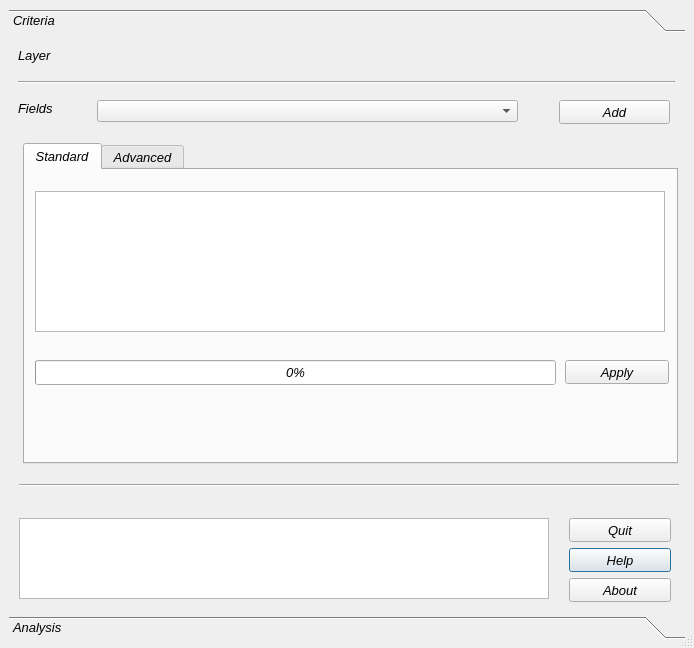
<?xml version="1.0" encoding="UTF-8"?>
<ui version="4.0">
 <class>Dialog</class>
 <widget class="QDialog" name="Dialog">
  <property name="enabled">
   <bool>true</bool>
  </property>
  <property name="geometry">
   <rect>
    <x>0</x>
    <y>0</y>
    <width>694</width>
    <height>648</height>
   </rect>
  </property>
  <property name="maximumSize">
   <size>
    <width>694</width>
    <height>700</height>
   </size>
  </property>
  <property name="font">
   <font>
    <pointsize>6</pointsize>
   </font>
  </property>
  <property name="acceptDrops">
   <bool>true</bool>
  </property>
  <property name="windowTitle">
   <string>geo Promethee</string>
  </property>
  <property name="sizeGripEnabled">
   <bool>true</bool>
  </property>
  <property name="modal">
   <bool>false</bool>
  </property>
  <layout class="QGridLayout" name="gridLayout">
   <property name="sizeConstraint">
    <enum>QLayout::SetDefaultConstraint</enum>
   </property>
   <item row="0" column="0">
    <widget class="QToolBox" name="toolBox">
     <property name="enabled">
      <bool>true</bool>
     </property>
     <property name="font">
      <font>
       <family>MS Shell Dlg 2</family>
       <pointsize>10</pointsize>
       <weight>9</weight>
       <italic>true</italic>
       <bold>false</bold>
      </font>
     </property>
     <property name="cursor">
      <cursorShape>ArrowCursor</cursorShape>
     </property>
     <property name="styleSheet">
      <string notr="true">
font: 75 italic 10pt &quot;MS Shell Dlg 2&quot;;</string>
     </property>
     <property name="frameShape">
      <enum>QFrame::NoFrame</enum>
     </property>
     <property name="frameShadow">
      <enum>QFrame::Plain</enum>
     </property>
     <property name="currentIndex">
      <number>0</number>
     </property>
     <widget class="QWidget" name="EnvironmentaleQTbox">
      <property name="geometry">
       <rect>
        <x>0</x>
        <y>0</y>
        <width>676</width>
        <height>570</height>
       </rect>
      </property>
      <attribute name="label">
       <string>Criteria</string>
      </attribute>
      <widget class="QComboBox" name="EnvlistFieldsCBox">
       <property name="geometry">
        <rect>
         <x>88</x>
         <y>62</y>
         <width>421</width>
         <height>22</height>
        </rect>
       </property>
       <property name="maximumSize">
        <size>
         <width>16777215</width>
         <height>22</height>
        </size>
       </property>
      </widget>
      <widget class="QLabel" name="EnvLbl">
       <property name="geometry">
        <rect>
         <x>9</x>
         <y>9</y>
         <width>51</width>
         <height>16</height>
        </rect>
       </property>
       <property name="text">
        <string>Layer     </string>
       </property>
      </widget>
      <widget class="QLabel" name="EnvMapNameLbl">
       <property name="geometry">
        <rect>
         <x>69</x>
         <y>8</y>
         <width>431</width>
         <height>16</height>
        </rect>
       </property>
       <property name="font">
        <font>
         <family>MS Shell Dlg 2</family>
         <pointsize>10</pointsize>
         <weight>9</weight>
         <italic>true</italic>
         <bold>false</bold>
        </font>
       </property>
       <property name="textFormat">
        <enum>Qt::AutoText</enum>
       </property>
      </widget>
      <widget class="QTextEdit" name="EnvTEdit">
       <property name="geometry">
        <rect>
         <x>10</x>
         <y>480</y>
         <width>530</width>
         <height>81</height>
        </rect>
       </property>
       <property name="sizePolicy">
        <sizepolicy hsizetype="Expanding" vsizetype="Preferred">
         <horstretch>0</horstretch>
         <verstretch>2</verstretch>
        </sizepolicy>
       </property>
      </widget>
      <widget class="QLabel" name="EnvFieldsLbl">
       <property name="geometry">
        <rect>
         <x>9</x>
         <y>62</y>
         <width>34</width>
         <height>16</height>
        </rect>
       </property>
       <property name="text">
        <string>Fields</string>
       </property>
      </widget>
      <widget class="QPushButton" name="SetBtnHelp">
       <property name="geometry">
        <rect>
         <x>560</x>
         <y>510</y>
         <width>102</width>
         <height>24</height>
        </rect>
       </property>
       <property name="sizePolicy">
        <sizepolicy hsizetype="Preferred" vsizetype="Fixed">
         <horstretch>0</horstretch>
         <verstretch>0</verstretch>
        </sizepolicy>
       </property>
       <property name="maximumSize">
        <size>
         <width>110</width>
         <height>16777215</height>
        </size>
       </property>
       <property name="text">
        <string>Help</string>
       </property>
      </widget>
      <widget class="Line" name="line_2">
       <property name="geometry">
        <rect>
         <x>9</x>
         <y>36</y>
         <width>657</width>
         <height>16</height>
        </rect>
       </property>
       <property name="orientation">
        <enum>Qt::Horizontal</enum>
       </property>
      </widget>
      <widget class="Line" name="line_4">
       <property name="geometry">
        <rect>
         <x>10</x>
         <y>440</y>
         <width>660</width>
         <height>15</height>
        </rect>
       </property>
       <property name="orientation">
        <enum>Qt::Horizontal</enum>
       </property>
      </widget>
      <widget class="QTabWidget" name="EnvTabWidget">
       <property name="geometry">
        <rect>
         <x>14</x>
         <y>105</y>
         <width>655</width>
         <height>321</height>
        </rect>
       </property>
       <property name="currentIndex">
        <number>0</number>
       </property>
       <widget class="QWidget" name="tab_5">
        <attribute name="title">
         <string>Standard</string>
        </attribute>
        <widget class="QTableWidget" name="EnvParameterWidget">
         <property name="geometry">
          <rect>
           <x>10</x>
           <y>21</y>
           <width>630</width>
           <height>141</height>
          </rect>
         </property>
         <property name="sizePolicy">
          <sizepolicy hsizetype="Expanding" vsizetype="Expanding">
           <horstretch>0</horstretch>
           <verstretch>0</verstretch>
          </sizepolicy>
         </property>
         <property name="acceptDrops">
          <bool>false</bool>
         </property>
         <property name="autoFillBackground">
          <bool>true</bool>
         </property>
         <property name="dragEnabled">
          <bool>true</bool>
         </property>
         <property name="dragDropMode">
          <enum>QAbstractItemView::DragDrop</enum>
         </property>
         <property name="showGrid">
          <bool>true</bool>
         </property>
         <property name="gridStyle">
          <enum>Qt::DotLine</enum>
         </property>
         <property name="rowCount">
          <number>0</number>
         </property>
         <attribute name="horizontalHeaderCascadingSectionResizes">
          <bool>false</bool>
         </attribute>
         <attribute name="verticalHeaderCascadingSectionResizes">
          <bool>false</bool>
         </attribute>
         <attribute name="verticalHeaderHighlightSections">
          <bool>true</bool>
         </attribute>
        </widget>
        <widget class="QPushButton" name="EnvGetWeightBtn">
         <property name="geometry">
          <rect>
           <x>540</x>
           <y>190</y>
           <width>104</width>
           <height>24</height>
          </rect>
         </property>
         <property name="maximumSize">
          <size>
           <width>104</width>
           <height>16777215</height>
          </size>
         </property>
         <property name="text">
          <string>Apply</string>
         </property>
        </widget>
        <widget class="QProgressBar" name="EnvProgressBar">
         <property name="geometry">
          <rect>
           <x>10</x>
           <y>190</y>
           <width>521</width>
           <height>25</height>
          </rect>
         </property>
         <property name="value">
          <number>0</number>
         </property>
        </widget>
       </widget>
       <widget class="QWidget" name="tab_6">
        <attribute name="title">
         <string>Advanced</string>
        </attribute>
        <widget class="QPushButton" name="EnvCalculateBtn">
         <property name="geometry">
          <rect>
           <x>529</x>
           <y>260</y>
           <width>111</width>
           <height>24</height>
          </rect>
         </property>
         <property name="sizePolicy">
          <sizepolicy hsizetype="Preferred" vsizetype="Fixed">
           <horstretch>0</horstretch>
           <verstretch>0</verstretch>
          </sizepolicy>
         </property>
         <property name="maximumSize">
          <size>
           <width>111</width>
           <height>16777215</height>
          </size>
         </property>
         <property name="text">
          <string>Calculate weight</string>
         </property>
        </widget>
        <widget class="QTableWidget" name="EnvTableWidget">
         <property name="enabled">
          <bool>true</bool>
         </property>
         <property name="geometry">
          <rect>
           <x>10</x>
           <y>15</y>
           <width>630</width>
           <height>231</height>
          </rect>
         </property>
         <property name="sizePolicy">
          <sizepolicy hsizetype="Expanding" vsizetype="Maximum">
           <horstretch>0</horstretch>
           <verstretch>0</verstretch>
          </sizepolicy>
         </property>
         <property name="dragEnabled">
          <bool>true</bool>
         </property>
         <property name="dragDropMode">
          <enum>QAbstractItemView::DragDrop</enum>
         </property>
         <property name="defaultDropAction">
          <enum>Qt::IgnoreAction</enum>
         </property>
        </widget>
       </widget>
      </widget>
      <widget class="QPushButton" name="EnvAddFieldBtn">
       <property name="geometry">
        <rect>
         <x>550</x>
         <y>62</y>
         <width>111</width>
         <height>24</height>
        </rect>
       </property>
       <property name="maximumSize">
        <size>
         <width>16777215</width>
         <height>24</height>
        </size>
       </property>
       <property name="text">
        <string>Add</string>
       </property>
      </widget>
      <widget class="QPushButton" name="SetBtnAbout">
       <property name="geometry">
        <rect>
         <x>560</x>
         <y>540</y>
         <width>102</width>
         <height>24</height>
        </rect>
       </property>
       <property name="sizePolicy">
        <sizepolicy hsizetype="Preferred" vsizetype="Fixed">
         <horstretch>0</horstretch>
         <verstretch>0</verstretch>
        </sizepolicy>
       </property>
       <property name="maximumSize">
        <size>
         <width>110</width>
         <height>16777215</height>
        </size>
       </property>
       <property name="text">
        <string>About</string>
       </property>
      </widget>
      <widget class="QPushButton" name="SetBtnQuit">
       <property name="geometry">
        <rect>
         <x>560</x>
         <y>480</y>
         <width>102</width>
         <height>24</height>
        </rect>
       </property>
       <property name="sizePolicy">
        <sizepolicy hsizetype="Preferred" vsizetype="Fixed">
         <horstretch>0</horstretch>
         <verstretch>0</verstretch>
        </sizepolicy>
       </property>
       <property name="maximumSize">
        <size>
         <width>110</width>
         <height>16777215</height>
        </size>
       </property>
       <property name="text">
        <string>Quit</string>
       </property>
      </widget>
      <zorder>EnvAddFieldBtn</zorder>
      <zorder>EnvlistFieldsCBox</zorder>
      <zorder>EnvLbl</zorder>
      <zorder>EnvMapNameLbl</zorder>
      <zorder>EnvTEdit</zorder>
      <zorder>EnvFieldsLbl</zorder>
      <zorder>SetBtnHelp</zorder>
      <zorder>line_2</zorder>
      <zorder>line_4</zorder>
      <zorder>EnvTabWidget</zorder>
      <zorder>SetBtnAbout</zorder>
      <zorder>SetBtnQuit</zorder>
     </widget>
     <widget class="QWidget" name="AnalysisQTBox">
      <property name="geometry">
       <rect>
        <x>0</x>
        <y>0</y>
        <width>676</width>
        <height>570</height>
       </rect>
      </property>
      <attribute name="label">
       <string>Analysis</string>
      </attribute>
      <widget class="QPushButton" name="GraphBtn">
       <property name="geometry">
        <rect>
         <x>567</x>
         <y>73</y>
         <width>75</width>
         <height>23</height>
        </rect>
       </property>
       <property name="text">
        <string>Graph</string>
       </property>
      </widget>
      <widget class="QLabel" name="LblGraphic">
       <property name="geometry">
        <rect>
         <x>21</x>
         <y>122</y>
         <width>518</width>
         <height>251</height>
        </rect>
       </property>
       <property name="autoFillBackground">
        <bool>false</bool>
       </property>
       <property name="frameShape">
        <enum>QFrame::StyledPanel</enum>
       </property>
       <property name="text">
        <string/>
       </property>
       <property name="scaledContents">
        <bool>true</bool>
       </property>
      </widget>
      <widget class="QPushButton" name="RenderBtn">
       <property name="geometry">
        <rect>
         <x>565</x>
         <y>19</y>
         <width>75</width>
         <height>23</height>
        </rect>
       </property>
       <property name="text">
        <string>Maps</string>
       </property>
      </widget>
      <widget class="Line" name="line">
       <property name="geometry">
        <rect>
         <x>14</x>
         <y>49</y>
         <width>644</width>
         <height>21</height>
        </rect>
       </property>
       <property name="orientation">
        <enum>Qt::Horizontal</enum>
       </property>
      </widget>
      <widget class="QComboBox" name="LabelListFieldsCBox">
       <property name="geometry">
        <rect>
         <x>114</x>
         <y>76</y>
         <width>419</width>
         <height>22</height>
        </rect>
       </property>
       <property name="maximumSize">
        <size>
         <width>16777215</width>
         <height>22</height>
        </size>
       </property>
      </widget>
      <widget class="QLabel" name="label_3">
       <property name="geometry">
        <rect>
         <x>29</x>
         <y>78</y>
         <width>64</width>
         <height>16</height>
        </rect>
       </property>
       <property name="text">
        <string>Label field</string>
       </property>
      </widget>
      <widget class="QDialogButtonBox" name="AnlsBtnBox">
       <property name="geometry">
        <rect>
         <x>560</x>
         <y>350</y>
         <width>86</width>
         <height>23</height>
        </rect>
       </property>
       <property name="standardButtons">
        <set>QDialogButtonBox::Cancel</set>
       </property>
      </widget>
      <widget class="QLabel" name="label_4">
       <property name="geometry">
        <rect>
         <x>30</x>
         <y>19</y>
         <width>131</width>
         <height>21</height>
        </rect>
       </property>
       <property name="text">
        <string>Load thematic maps</string>
       </property>
      </widget>
      <widget class="QSpinBox" name="spinBoxClasNum">
       <property name="geometry">
        <rect>
         <x>380</x>
         <y>20</y>
         <width>42</width>
         <height>22</height>
        </rect>
       </property>
       <property name="value">
        <number>5</number>
       </property>
      </widget>
      <widget class="QLabel" name="label_7">
       <property name="geometry">
        <rect>
         <x>250</x>
         <y>20</y>
         <width>111</width>
         <height>20</height>
        </rect>
       </property>
       <property name="text">
        <string>Classes in maps</string>
       </property>
      </widget>
     </widget>
    </widget>
   </item>
  </layout>
 </widget>
 <layoutdefault spacing="6" margin="9"/>
 <tabstops>
  <tabstop>EnvAddFieldBtn</tabstop>
  <tabstop>EnvTEdit</tabstop>
  <tabstop>GraphBtn</tabstop>
  <tabstop>SetBtnHelp</tabstop>
  <tabstop>EnvlistFieldsCBox</tabstop>
  <tabstop>RenderBtn</tabstop>
  <tabstop>LabelListFieldsCBox</tabstop>
  <tabstop>AnlsBtnBox</tabstop>
 </tabstops>
 <resources/>
 <connections/>
</ui>
